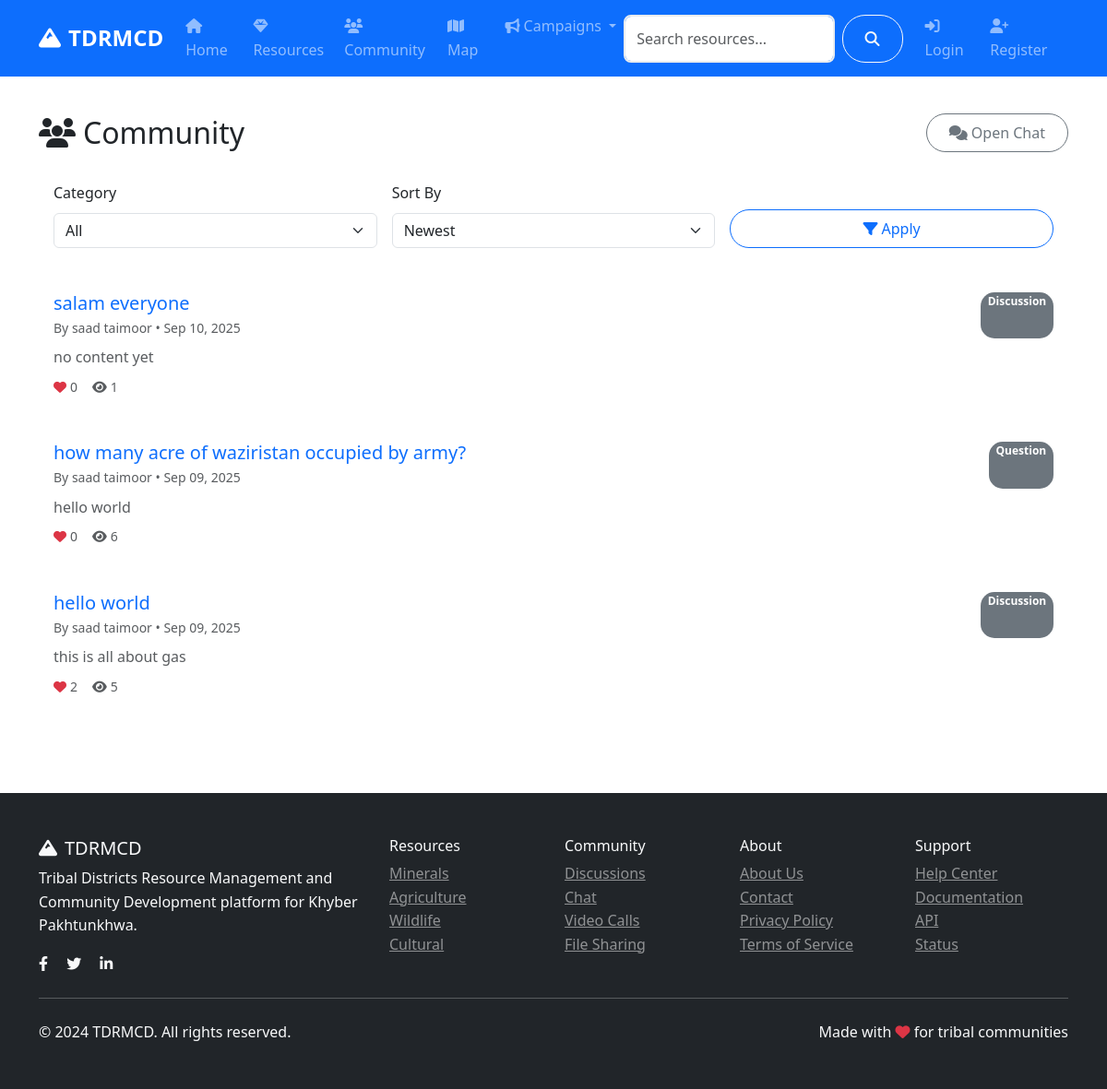
/community/, run on an earlier commit of the app's database.
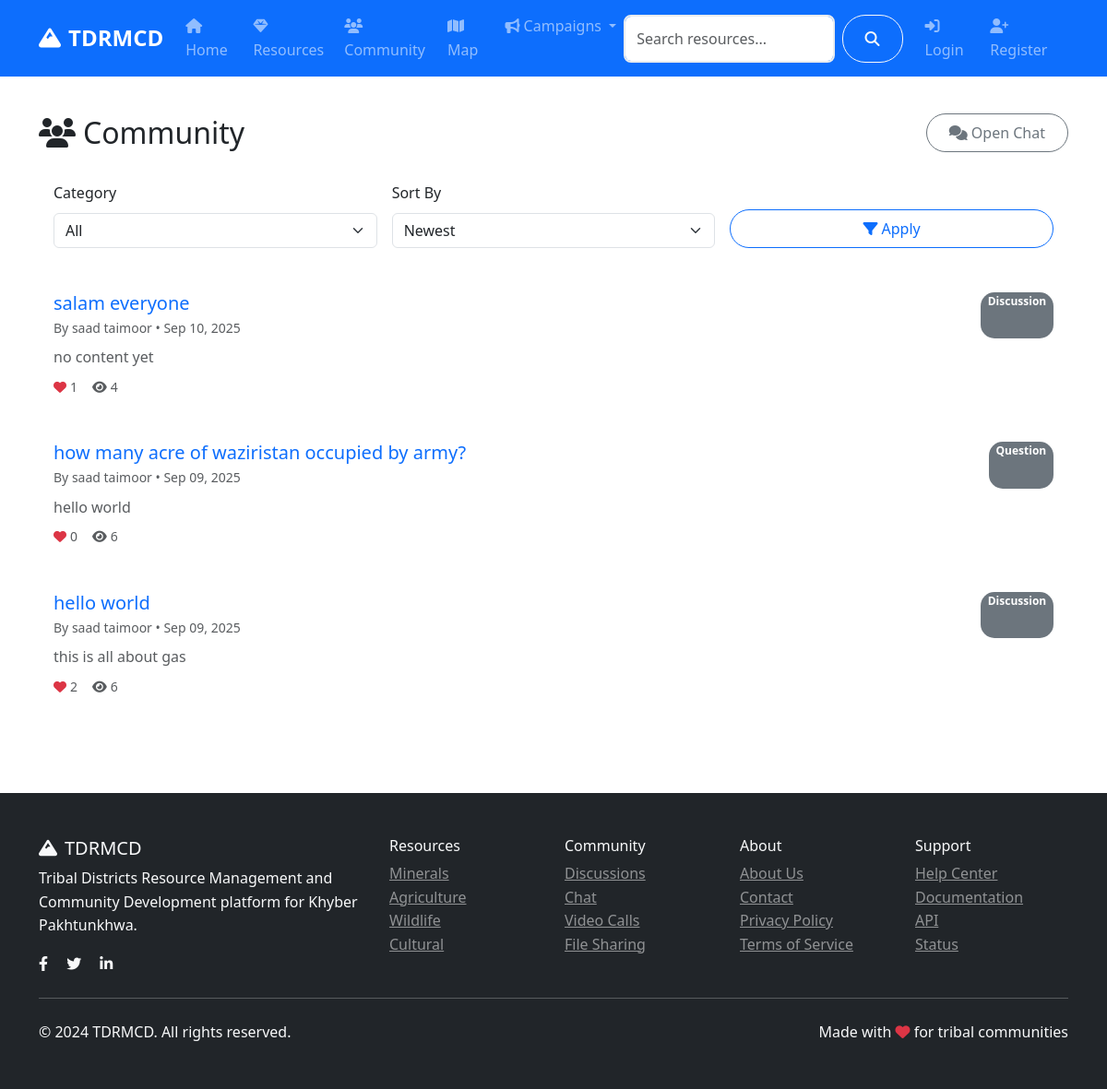
And on a later commit of the database.
### models.py (models this page shows, shortened)
class CommunityPost(db.Model):
    id = db.Column(db.Integer, primary_key=True)
    title = db.Column(db.String(200), nullable=False)
    content = db.Column(db.Text, nullable=False)
    category = db.Column(db.String(50), nullable=False)  # discussion, question, announcement
    tags = db.Column(db.String(200))
    image_url = db.Column(db.String(200))
    likes = db.Column(db.Integer, default=0)
    views = db.Column(db.Integer, default=0)
    author_id = db.Column(db.Integer, db.ForeignKey('user.id'), nullable=False)
    created_at = db.Column(db.DateTime, default=datetime.utcnow)
    updated_at = db.Column(db.DateTime, default=datetime.utcnow, onupdate=datetime.utcnow)
    comments = db.relationship('Comment', backref='post', lazy='dynamic', cascade='all, delete-orphan')
    likes_relation = db.relationship('PostLike', backref='post', lazy='dynamic', cascade='all, delete-orphan')

class User(UserMixin, db.Model):
    id = db.Column(db.Integer, primary_key=True)
    username = db.Column(db.String(80), unique=True, nullable=False)
    email = db.Column(db.String(120), unique=True, nullable=False)
    password_hash = db.Column(db.String(120), nullable=False)
    first_name = db.Column(db.String(50), nullable=False)
    last_name = db.Column(db.String(50), nullable=False)
    role = db.Column(db.String(20), default='user')  # user, admin, researcher
    location = db.Column(db.String(100))
    bio = db.Column(db.Text)
    avatar = db.Column(db.String(200), default='default.jpg')
    is_active = db.Column(db.Boolean, default=True)
    created_at = db.Column(db.DateTime, default=datetime.utcnow)
    last_seen = db.Column(db.DateTime, default=datetime.utcnow)
    resources = db.relationship('Resource', backref='author', lazy='dynamic')
    posts = db.relationship('CommunityPost', backref='author', lazy='dynamic')
    chat_messages = db.relationship('ChatMessage', backref='sender', lazy='dynamic')
    file_submissions = db.relationship(
        'FileSubmission',
        foreign_keys='FileSubmission.submitter_id',
        backref='submitter',
        lazy='dynamic'
    )
    reviewed_submissions = db.relationship(
        'FileSubmission',
        foreign_keys='FileSubmission.reviewed_by',
        backref='reviewer_user',
        lazy='dynamic'
    )
    notifications = db.relationship('Notification', backref='user', lazy='dynamic')
    def get_full_name(self):
        return f"{self.first_name} {self.last_name}"

### routes/community.py (the view)
@community_bp.route('/')
def index():
    page = request.args.get('page', 1, type=int)
    category = request.args.get('category', 'all')
    sort_by = request.args.get('sort', 'newest')
    query = CommunityPost.query
    if category != 'all':
        query = query.filter_by(category=category)
    if sort_by == 'newest':
        query = query.order_by(CommunityPost.created_at.desc())
    elif sort_by == 'oldest':
        query = query.order_by(CommunityPost.created_at.asc())
    elif sort_by == 'popular':
        query = query.order_by(CommunityPost.likes.desc())
    elif sort_by == 'most_viewed':
        query = query.order_by(CommunityPost.views.desc())
    posts = query.paginate(
        page=page, per_page=10, error_out=False
    )
    categories = ['discussion', 'question', 'announcement', 'news']
    return render_template('community/index.html',
                         posts=posts,
                         categories=categories,
                         current_category=category,
                         current_sort=sort_by)

### templates/community/index.html (shortened to what this page needs)
{% extends "base.html" %}
{% block content %}
<div class="container py-4">
    <div class="d-flex justify-content-between align-items-center mb-3">
        <h2 class="mb-0"><i class="fas fa-users me-2"></i>Community</h2>
        <div class="d-flex gap-2">
            <a class="btn btn-outline-secondary" href="{{ url_for('community.chat') }}">
                <i class="fas fa-comments me-1"></i>Open Chat
            </a>
        </div>
    </div>
    <div class="card mb-3">
        <div class="card-body">
            <form class="row g-3" method="get" action="{{ url_for('community.index') }}">
                <div class="col-md-4">
                    <label class="form-label">Category</label>
                    <select name="category" class="form-select">
                        <option value="all" {% if current_category == 'all' %}selected{% endif %}>All</option>
                    </select>
                </div>
                <div class="col-md-4">
                    <label class="form-label">Sort By</label>
                    <select name="sort" class="form-select">
                        <option value="newest" {% if current_sort == 'newest' %}selected{% endif %}>Newest</option>
                    </select>
                </div>
                <div class="col-md-4 d-flex align-items-end">
                    <button class="btn btn-outline-primary w-100" type="submit"><i class="fas fa-filter me-1"></i>Apply</button>
                </div>
            </form>
        </div>
    </div>
    <div class="row">
        <div class="col-12">
            {% if posts.items %}
                {% for post in posts.items %}
                <div class="card mb-3">
                    <div class="card-body">
                        <div class="d-flex justify-content-between">
                            <div>
                                <a class="text-decoration-none" href="{{ url_for('community.post_detail', id=post.id) }}">
                                    <h5 class="mb-1">{{ post.title }}</h5>
                                </a>
                                <div class="text-muted small">By {{ post.author.get_full_name() }} • {{ post.created_at.strftime('%b %d, %Y') }}</div>
                            </div>
                            <span class="badge bg-secondary">{{ post.category.title() }}</span>
                        </div>
                        <p class="mt-2 mb-2 text-muted">{{ post.content[:200] }}{% if post.content|length > 200 %}...{% endif %}</p>
                        <div class="d-flex gap-3 text-muted small">
                            <span><i class="fas fa-heart me-1 text-danger"></i>{{ post.likes }}</span>
                            <span><i class="fas fa-eye me-1"></i>{{ post.views }}</span>
                        </div>
                    </div>
                </div>
                {% endfor %}
            {% endif %}
        </div>
    </div>
</div>
{% endblock %}

What changed in the data, as far as the page shows it:
changed CommunityPost "salam everyone": likes "0" → "1"; views "1" → "4"
changed CommunityPost "this is all about gas": views "5" → "6"
